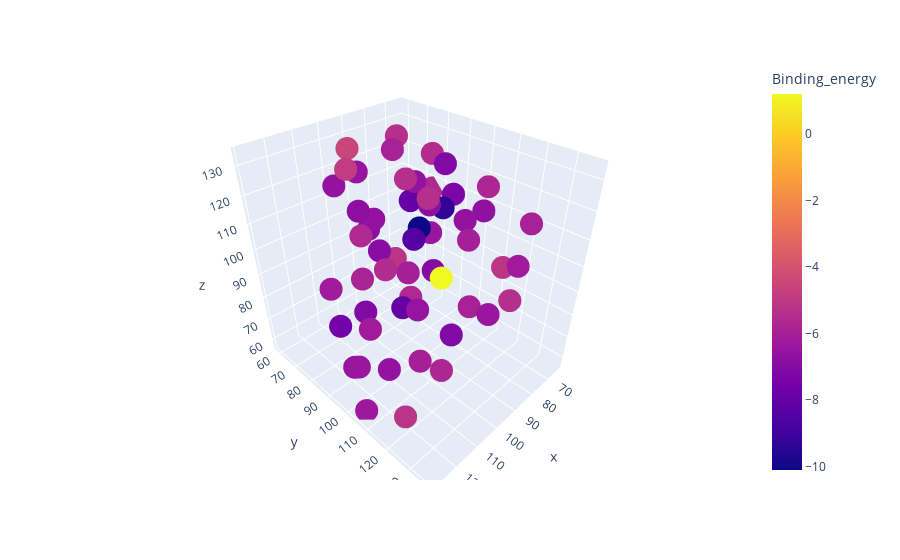

This figure's notebook cell:
### Code cell
fig = px.scatter_3d(df, x='x', y='y', z='z',
              color = "Binding_energy", hover_data = ["Best_pose", "Poses_in_cluster"])
fig.show()
